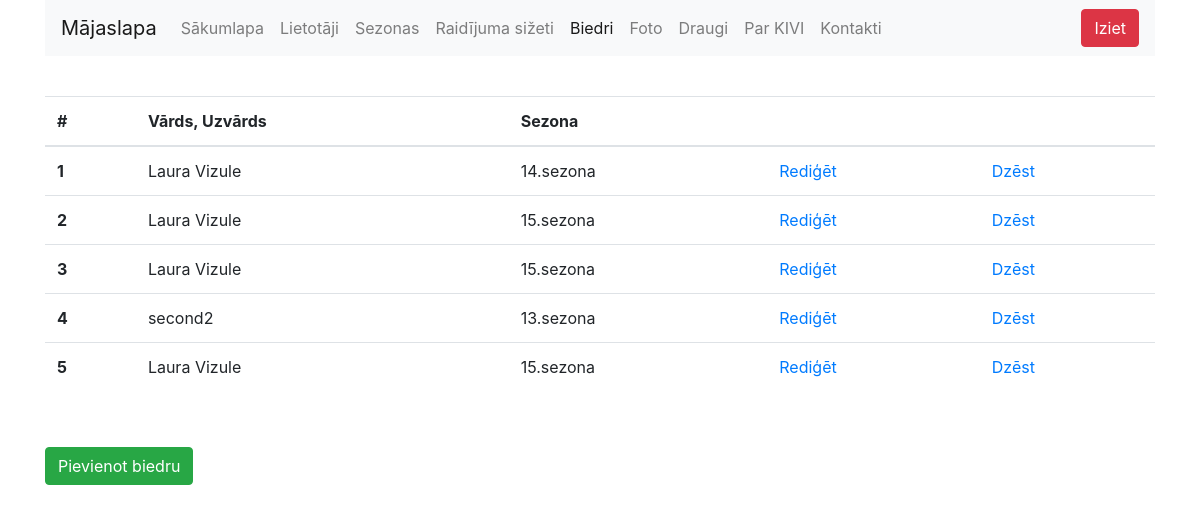
Page /admin?c=members (signed in) on the committed database.
### tables this page shows
CREATE TABLE `members` (
  `ID` int(10) UNSIGNED NOT NULL,
  `image` varchar(255) NOT NULL,
  `name` varchar(255) NOT NULL,
  `description` varchar(255) NOT NULL,
  `season_id` int(10) UNSIGNED NOT NULL
);

CREATE TABLE `seasons` (
  `ID` int(10) UNSIGNED NOT NULL,
  `name` varchar(255) NOT NULL
);

### admin/Controllers/members.php (called while the page is built, shortened)
<?php
	require_once( $_SERVER['DOCUMENT_ROOT'].'/admin/Models/members.php' );
	$members = getAllMembers();
	require_once( $_SERVER['DOCUMENT_ROOT'].'/admin/Views/members.tpl.php' );
	require_once( $_SERVER['DOCUMENT_ROOT'].'/admin/Views/blank.tpl.php' );
?>

### admin/index.php (called while the page is built, shortened)
<?php
	$default_controller = 'Controllers/main.php';
	function getController($cid){
		if( file_exists('Controllers/'.$cid.'.php') ){
			return 'Controllers/'.$cid.'.php';
		}else{
			global $default_controller;
			return  $default_controller;
		}
	}
	if( isset($_GET['c']) && !empty($_GET['c']) ){
		$controller = getController( trim($_GET['c']) );
	}else{
		$controller = $default_controller;
	}
	require_once($controller);
?>

### admin/Models/members.php (called while the page is built, shortened)
<?php
	function getAllMembers(){
		$dbh = getDBConnection();
		$stmt = $dbh->prepare("SELECT members.ID AS ID, members.name, members.season_id, seasons.name AS season_name FROM members LEFT JOIN seasons ON members.season_id = seasons.ID ORDER BY ID DESC");
    	$stmt->execute();
		$members = $stmt->fetchAll();
		return $members;
	}
?>

### admin/Views/members.tpl.php (the view, shortened to what this page needs)
<div class="row members-type">
  <div class="col-12">
    <p>&nbsp;</p>
  	<table class="table table-hover">
      <thead>
        <tr>
          <th scope="col">#</th>
          <th scope="col">Vārds, Uzvārds</th>
          <th scope="col">Sezona</th>
          <th scope="col"></th>
          <th scope="col"></th>
        </tr>
      </thead>
      <tbody>
        <?php $i = 1; ?>
        <?php foreach($members as $member): ?>
          <tr>
            <th scope="row"><?php echo $i; ?></th>
            <td><?php echo $member['name']; ?></td>
            <td><?php echo $member['season_name']; ?></td>
            <td><a href="/admin?c=memberedit&id=<?php echo $member['ID']; ?>">Rediģēt</a></td>
            <td><a href="/admin?c=memberdel&id=<?php echo $member['ID']; ?>">Dzēst</a></td>
          </tr>
        <?php $i++; ?>
        <?php endforeach; ?>
      </tbody>
    </table>
    <p>&nbsp;</p>
    <a href="/admin?c=memberadd"><button type="button" class="btn btn-success">Pievienot biedru</button></a>
	</div>
</div>

### rows in the picture
members: name "Laura Vizule", season.name "14.sezona"
members: name "Laura Vizule", season.name "15.sezona"
members: name "Laura Vizule", season.name "15.sezona"
members: name "second2", season.name "13.sezona"
members: name "Laura Vizule", season.name "15.sezona"
